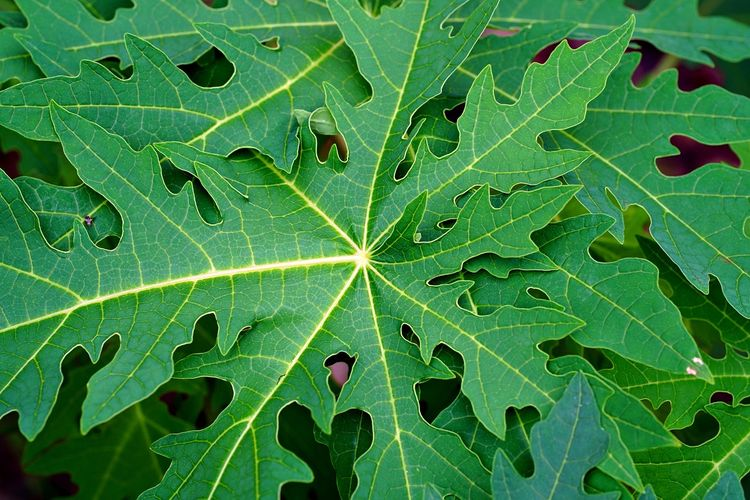
#> input picture 2/tugas/daun_pepaya.png, 750 x 500 px
$ python tugas.py
#> lines starting #> are read from the running program, lines starting #| are printed output that depends on the picture; after the words box and inside, x2 and y2 are one past the last pixel; in counts of white or black regions, pixels touching at a corner belong together
import numpy as np
import imageio.v3 as img

def process_image(image_path):
#> called with image_path = 'daun_pepaya.png'
  image = img.imread(image_path)
#> image is the input picture: shape (500, 750, 3); mean R, G, B 53.9, 132.1, 65.3

  if len(image.shape) < 3 or image.shape[2] != 3:
    print("Format gambar harus RGB")
    exit()

  red = image[:,:,0]
  green = image[:,:,1]
  blue = image[:,:,2]
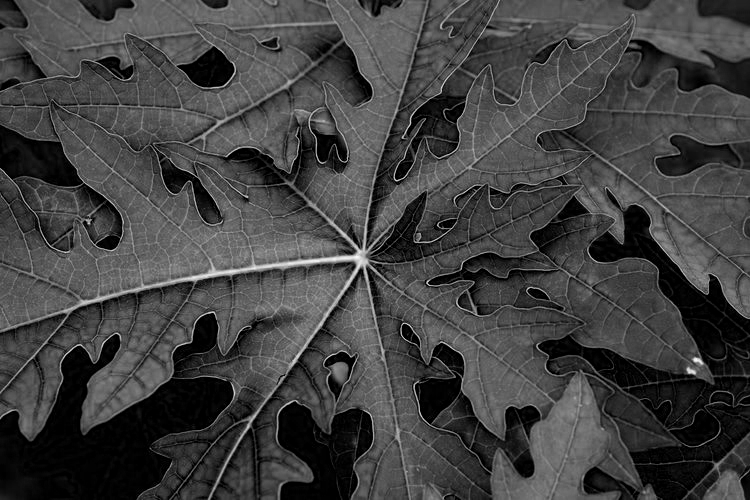
#> blue: shape (500, 750); min 0, max 250, mean 65.3

  image_red = np.zeros_like(image)
  image_red[:,:,0] = red
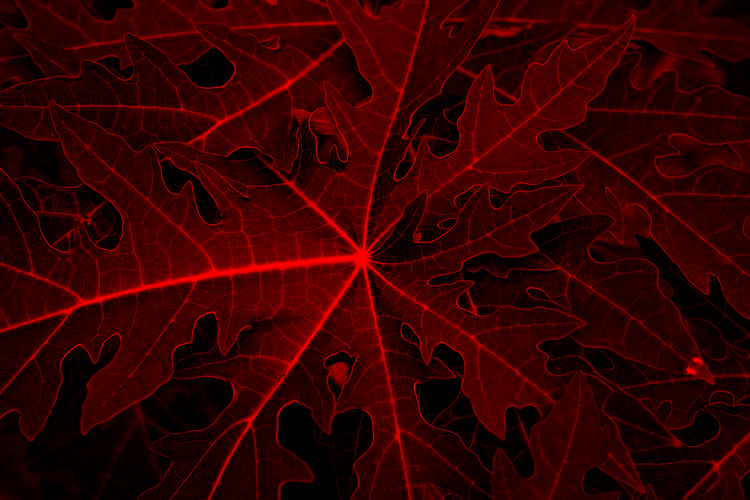
#> image_red: shape (500, 750, 3); mean of channels 0, 1, 2 53.9, 0, 0; drawn as R, G, B

  image_blue = np.zeros_like(image)
  image_blue[:,:,1] = blue
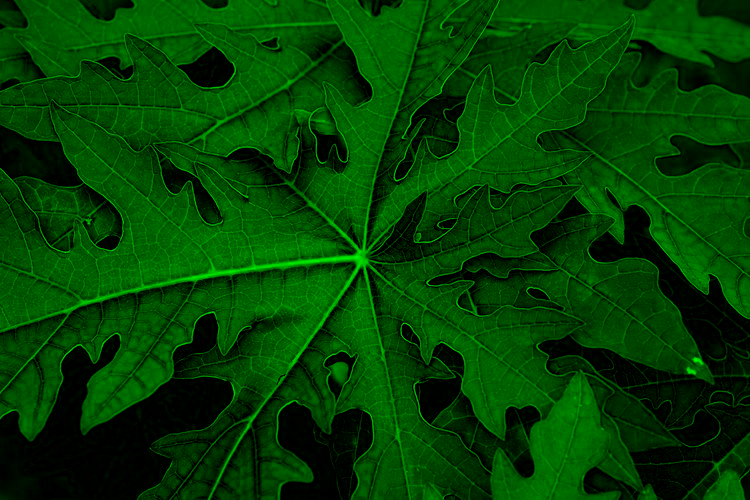
#> image_blue: shape (500, 750, 3); mean of channels 0, 1, 2 0, 65.3, 0; drawn as R, G, B

  image_green = np.zeros_like(image)
  image_green[:,:,2] = green

  gray = 0.2 * red + 0.5 * green + 0.3 * blue
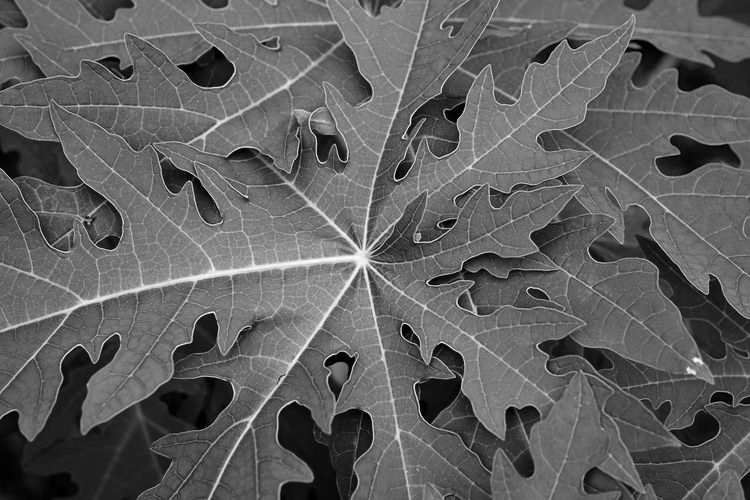
#> gray: shape (500, 750) float64; min 0, max 251.7, mean 96.4
  image_gray = np.zeros_like(image)
  image_gray[:,:,0] = gray
  image_gray[:,:,1] = gray
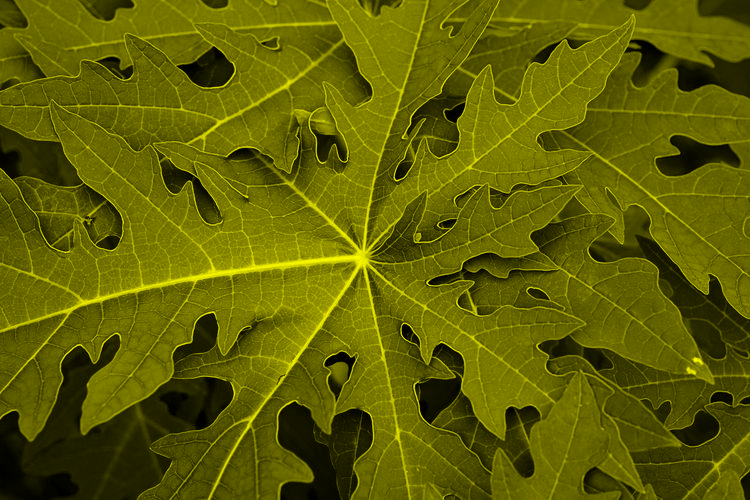
#> image_gray: shape (500, 750, 3); mean of channels 0, 1, 2 96, 96, 0; drawn as R, G, B
  image_gray[:,:,2] = gray

  threshold = 100
  image_bw = np.zeros_like(image)

  for i in range(0, len(gray)):
    for j in range(0, len(gray[i])):
      if (gray[i,j] > threshold):
        image_bw[i,j] = 255
      else:
        image_bw[i,j] = 0
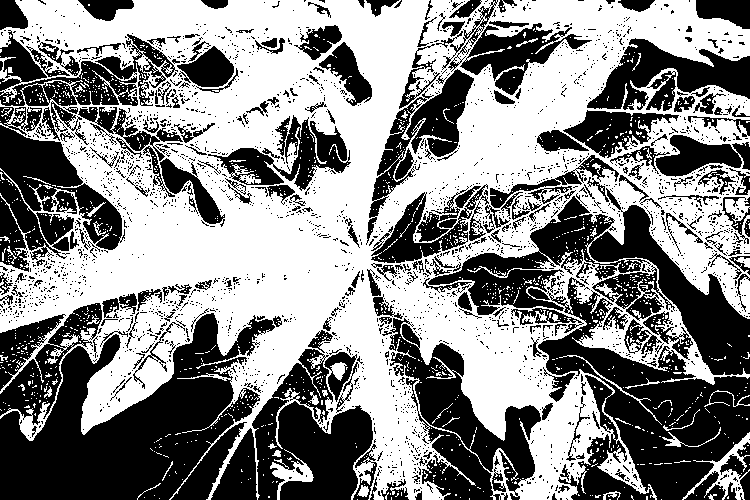
#> image_bw: shape (500, 750, 3); 53.4% white; 2647 black regions (2380 under 20 px), largest, box (x1, y1, x2, y2) and area: (0, 313, 282, 500) 27035, (538, 277, 750, 500) 19349, (428, 188, 750, 375) 15244


  image = img.imwrite(f"output/{image_path}_red.jpeg", image_red)
  image = img.imwrite(f"output/{image_path}_blue.jpeg", image_blue)
  image = img.imwrite(f"output/{image_path}_green.jpeg", image_green)
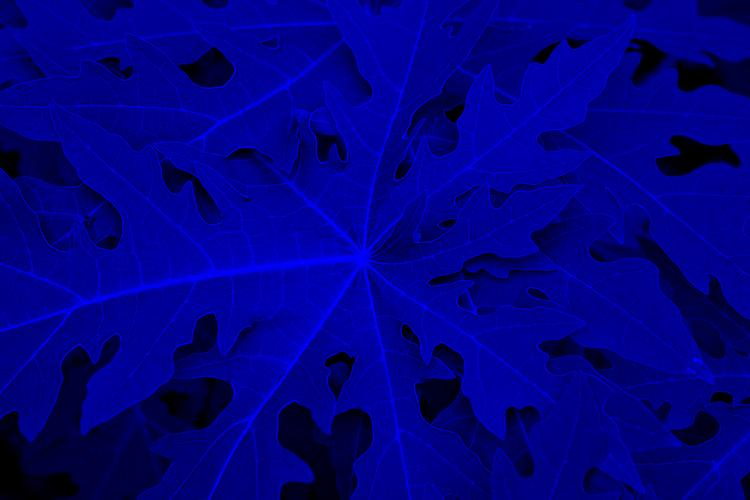
#> saved as daun_pepaya.png_green.jpeg: shape (500, 750, 3); mean R, G, B 0.9, 0.6, 131.6
  image = img.imwrite(f"output/{image_path}_gray.jpeg", image_gray)
  image = img.imwrite(f"output/{image_path}_bw.jpeg", image_bw)

  print(f"Berhasil memproses gambar {image_path}")

images_path = ["daun_pepaya.png", "daun_singkong.png", "daun_kenikir.png"]

for image_path in images_path:
  process_image(image_path)
#> pass 2 of the loop `for image_path in images_path:`:
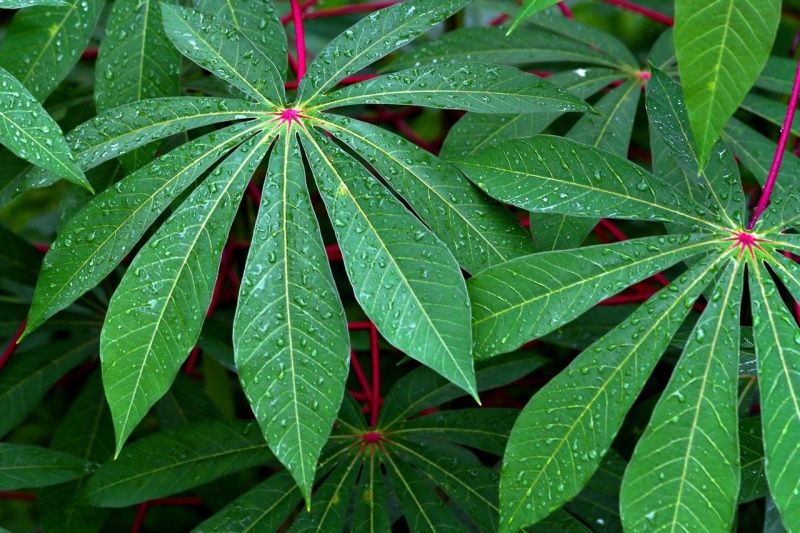
#> input picture 2/tugas/daun_singkong.png, 800 x 533 px
#> in process_image, image is the input picture: shape (533, 800, 3); mean R, G, B 54, 111, 60.2
#> red: shape (533, 800)
#> green: shape (533, 800)
#> blue: shape (533, 800)
#> image_red: shape (533, 800, 3)
#> image_blue: shape (533, 800, 3)
#> image_green: shape (533, 800, 3)
#> gray: shape (533, 800) float64
#> in process_image (call 2), `image_gray[:,:,1] = gray`:
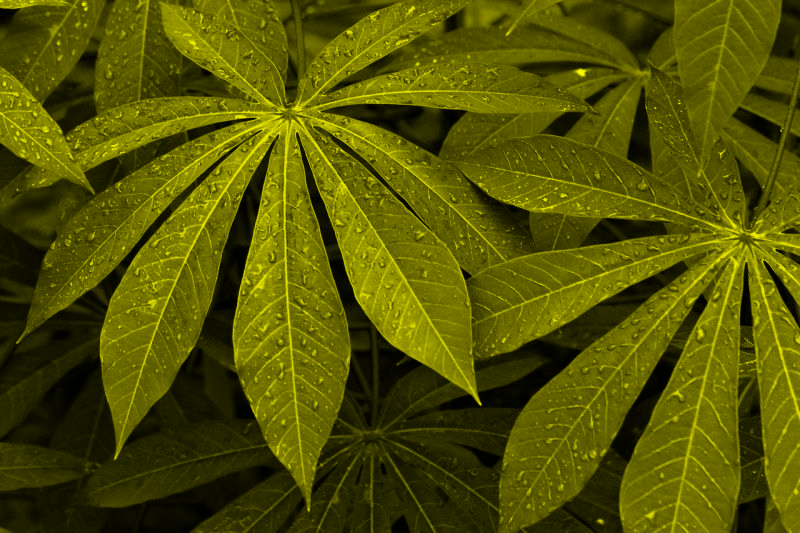
#> image_gray: shape (533, 800, 3); mean of channels 0, 1, 2 83.9, 83.9, 0; drawn as R, G, B
#> after the loop in process_image (call 2), `for i in range(0, len(gray)):`:
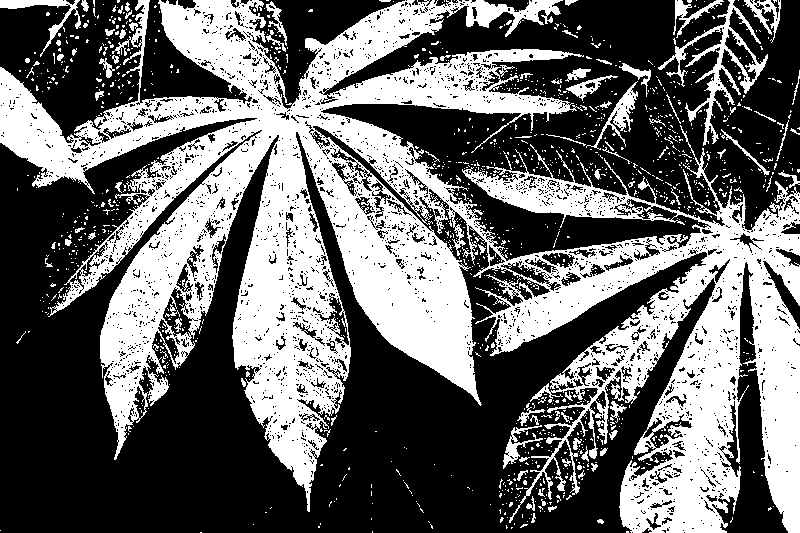
#> image_bw: shape (533, 800, 3); 40.3% white; 1355 white regions (1265 under 20 px), largest, box (x1, y1, x2, y2) and area: (0, 0, 800, 533) 157746, (658, 0, 768, 146) 2621, (0, 0, 81, 57) 771
#> pass 3 of the loop `for image_path in images_path:`:
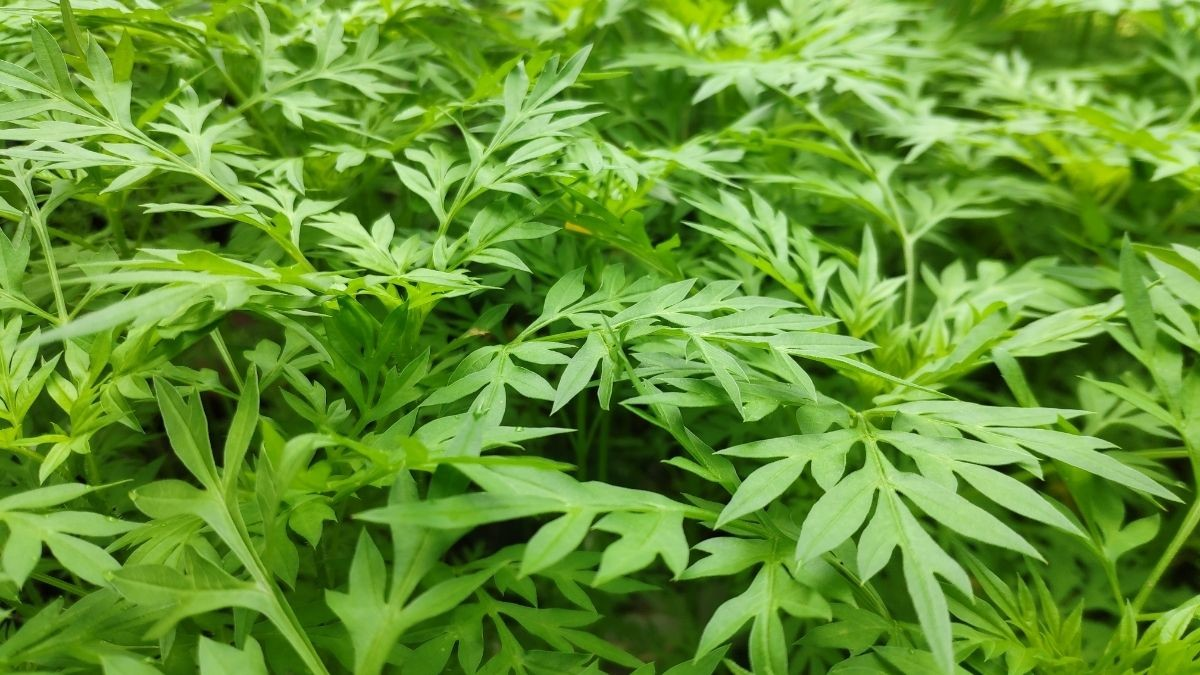
#> input picture 2/tugas/daun_kenikir.png, 1200 x 675 px
#> in process_image, image is the input picture: shape (675, 1200, 3); mean R, G, B 101.5, 148.8, 51.1
#> red: shape (675, 1200)
#> green: shape (675, 1200)
#> blue: shape (675, 1200)
#> image_red: shape (675, 1200, 3)
#> image_blue: shape (675, 1200, 3)
#> image_green: shape (675, 1200, 3)
#> gray: shape (675, 1200) float64
#> in process_image (call 3), `image_gray[:,:,1] = gray`:
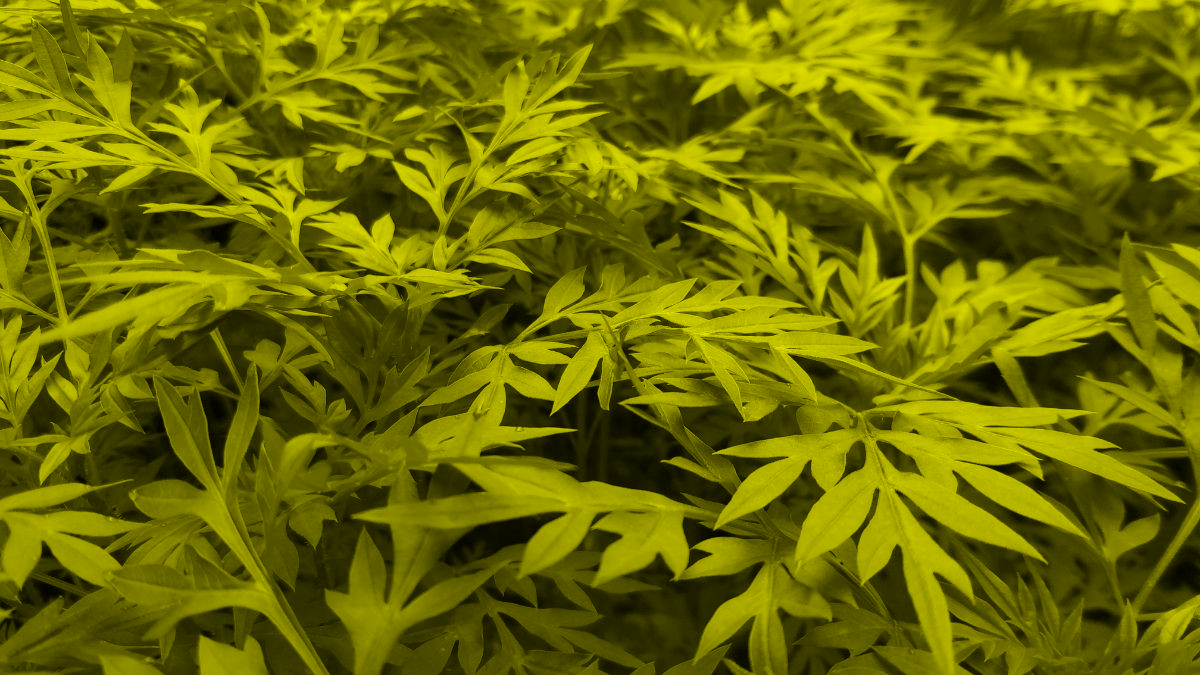
#> image_gray: shape (675, 1200, 3); mean of channels 0, 1, 2 109.6, 109.6, 0; drawn as R, G, B
#> after the loop in process_image (call 3), `for i in range(0, len(gray)):`:
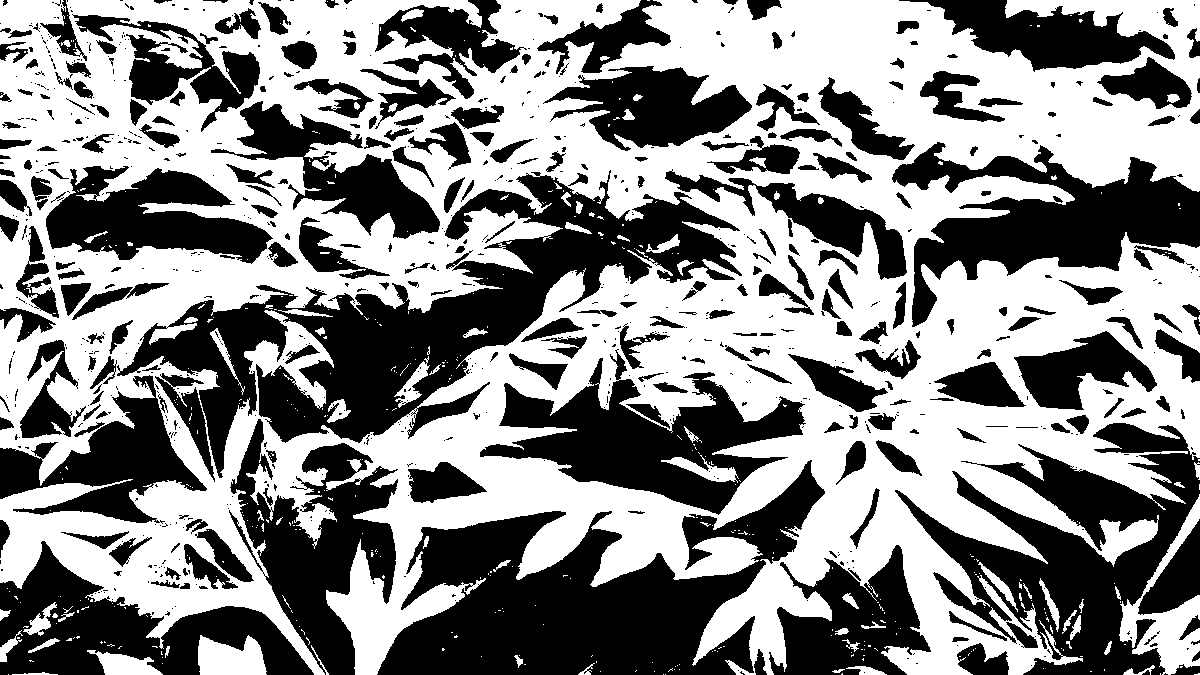
#> image_bw: shape (675, 1200, 3); 53.7% white; 810 black regions (533 under 20 px), largest, box (x1, y1, x2, y2) and area: (117, 170, 742, 478) 51930, (377, 460, 825, 675) 44952, (895, 423, 1200, 675) 31492
